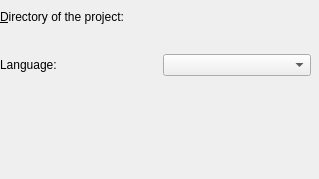
<ui version="4.0" >
 <class>ImportProjectDlgBase</class>
 <widget class="QWidget" name="ImportProjectDlgBase" >
  <property name="geometry" >
   <rect>
    <x>0</x>
    <y>0</y>
    <width>319</width>
    <height>179</height>
   </rect>
  </property>
  <widget class="QWidget" name="verticalLayout" >
   <property name="geometry" >
    <rect>
     <x>0</x>
     <y>10</y>
     <width>311</width>
     <height>161</height>
    </rect>
   </property>
   <layout class="QVBoxLayout" >
    <item>
     <layout class="QVBoxLayout" >
      <property name="spacing" >
       <number>15</number>
      </property>
      <item>
       <layout class="QVBoxLayout" >
        <item>
         <widget class="QLabel" name="kURLRequesterLabel" >
          <property name="toolTip" >
           <string>The base directory that contains the project</string>
          </property>
          <property name="text" >
           <string>&amp;Directory of the project:</string>
          </property>
          <property name="wordWrap" >
           <bool>false</bool>
          </property>
          <property name="buddy" >
           <cstring>m_kURL</cstring>
          </property>
         </widget>
        </item>
        <item>
         <widget class="KUrlRequester" name="m_kURL" >
          <property name="toolTip" >
           <string>The base directory that contains the project</string>
          </property>
         </widget>
        </item>
       </layout>
      </item>
      <item>
       <layout class="QHBoxLayout" >
        <item>
         <widget class="QLabel" name="languageLabel" >
          <property name="toolTip" >
           <string>The language of the project</string>
          </property>
          <property name="text" >
           <string>Language:</string>
          </property>
          <property name="wordWrap" >
           <bool>false</bool>
          </property>
         </widget>
        </item>
        <item>
         <widget class="KComboBox" name="m_language" />
        </item>
       </layout>
      </item>
     </layout>
    </item>
    <item>
     <spacer>
      <property name="orientation" >
       <enum>Qt::Vertical</enum>
      </property>
      <property name="sizeType" >
       <enum>QSizePolicy::Expanding</enum>
      </property>
      <property name="sizeHint" >
       <size>
        <width>20</width>
        <height>16</height>
       </size>
      </property>
     </spacer>
    </item>
    <item>
     <layout class="QHBoxLayout" >
      <property name="spacing" >
       <number>6</number>
      </property>
      <property name="leftMargin" >
       <number>0</number>
      </property>
      <property name="topMargin" >
       <number>0</number>
      </property>
      <property name="rightMargin" >
       <number>0</number>
      </property>
      <property name="bottomMargin" >
       <number>0</number>
      </property>
     </layout>
    </item>
   </layout>
  </widget>
 </widget>
 <customwidgets>
  <customwidget>
   <class>KComboBox</class>
   <extends>QComboBox</extends>
   <header>kcombobox.h</header>
  </customwidget>
  <customwidget>
   <class>KUrlRequester</class>
   <extends>QFrame</extends>
   <header>kurlrequester.h</header>
  </customwidget>
 </customwidgets>
 <resources/>
 <connections/>
</ui>
